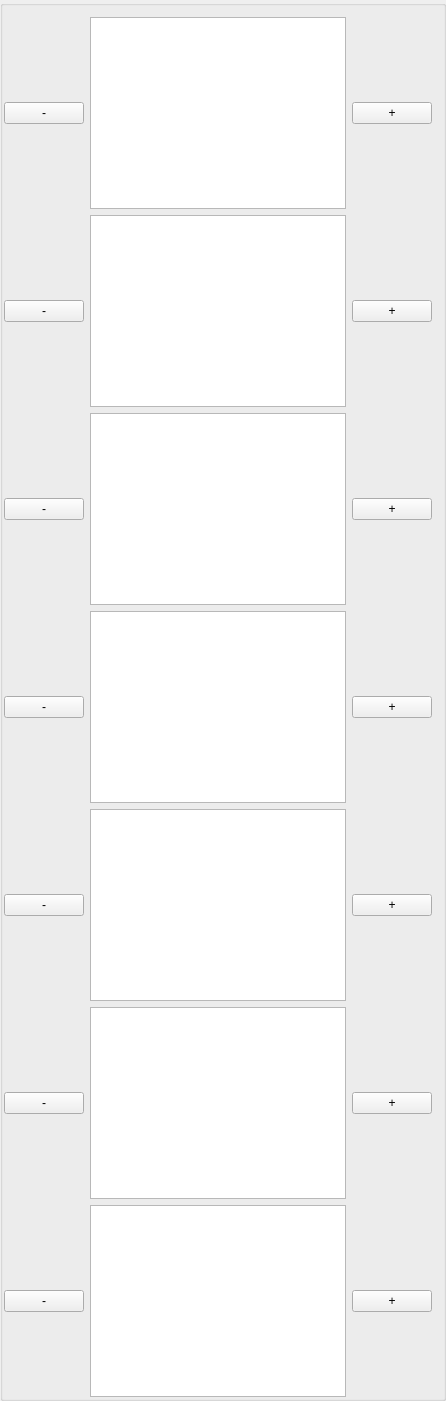
     <widget class="QGroupBox" name="groupBox">
      <layout class="QGridLayout" name="gridLayout">
       <property name="sizeConstraint">
        <enum>QLayout::SetDefaultConstraint</enum>
       </property>
       <property name="leftMargin">
        <number>1</number>
       </property>
       <property name="bottomMargin">
        <number>1</number>
       </property>
       <item row="2" column="1">
        <widget class="QTextEdit" name="textEdit_3">
         <property name="html">
          <string>&lt;!DOCTYPE HTML PUBLIC &quot;-//W3C//DTD HTML 4.0//EN&quot; &quot;http://www.w3.org/TR/REC-html40/strict.dtd&quot;&gt;
&lt;html&gt;&lt;head&gt;&lt;meta name=&quot;qrichtext&quot; content=&quot;1&quot; /&gt;&lt;meta charset=&quot;utf-8&quot; /&gt;&lt;style type=&quot;text/css&quot;&gt;
p, li { white-space: pre-wrap; }
hr { height: 1px; border-width: 0; }
li.unchecked::marker { content: &quot;\2610&quot;; }
li.checked::marker { content: &quot;\2612&quot;; }
&lt;/style&gt;&lt;/head&gt;&lt;body style=&quot; font-family:'Ubuntu'; font-size:11pt; font-weight:400; font-style:normal;&quot;&gt;
&lt;p align=&quot;center&quot; style=&quot;-qt-paragraph-type:empty; margin-top:0px; margin-bottom:0px; margin-left:0px; margin-right:0px; -qt-block-indent:0; text-indent:0px;&quot;&gt;&lt;br /&gt;&lt;/p&gt;&lt;/body&gt;&lt;/html&gt;</string>
         </property>
        </widget>
       </item>
       <item row="1" column="0">
        <widget class="QPushButton" name="pushButton_3">
         <property name="text">
          <string>-</string>
         </property>
        </widget>
       </item>
       <item row="1" column="1">
        <widget class="QTextEdit" name="textEdit_2">
         <property name="html">
          <string>&lt;!DOCTYPE HTML PUBLIC &quot;-//W3C//DTD HTML 4.0//EN&quot; &quot;http://www.w3.org/TR/REC-html40/strict.dtd&quot;&gt;
&lt;html&gt;&lt;head&gt;&lt;meta name=&quot;qrichtext&quot; content=&quot;1&quot; /&gt;&lt;meta charset=&quot;utf-8&quot; /&gt;&lt;style type=&quot;text/css&quot;&gt;
p, li { white-space: pre-wrap; }
hr { height: 1px; border-width: 0; }
li.unchecked::marker { content: &quot;\2610&quot;; }
li.checked::marker { content: &quot;\2612&quot;; }
&lt;/style&gt;&lt;/head&gt;&lt;body style=&quot; font-family:'Ubuntu'; font-size:11pt; font-weight:400; font-style:normal;&quot;&gt;
&lt;p align=&quot;center&quot; style=&quot;-qt-paragraph-type:empty; margin-top:0px; margin-bottom:0px; margin-left:0px; margin-right:0px; -qt-block-indent:0; text-indent:0px;&quot;&gt;&lt;br /&gt;&lt;/p&gt;&lt;/body&gt;&lt;/html&gt;</string>
         </property>
        </widget>
       </item>
       <item row="4" column="2">
        <widget class="QPushButton" name="pushButton_10">
         <property name="text">
          <string>+</string>
         </property>
        </widget>
       </item>
       <item row="4" column="0">
        <widget class="QPushButton" name="pushButton_9">
         <property name="text">
          <string>-</string>
         </property>
        </widget>
       </item>
       <item row="5" column="1">
        <widget class="QTextEdit" name="textEdit_6">
         <property name="html">
          <string>&lt;!DOCTYPE HTML PUBLIC &quot;-//W3C//DTD HTML 4.0//EN&quot; &quot;http://www.w3.org/TR/REC-html40/strict.dtd&quot;&gt;
&lt;html&gt;&lt;head&gt;&lt;meta name=&quot;qrichtext&quot; content=&quot;1&quot; /&gt;&lt;meta charset=&quot;utf-8&quot; /&gt;&lt;style type=&quot;text/css&quot;&gt;
p, li { white-space: pre-wrap; }
hr { height: 1px; border-width: 0; }
li.unchecked::marker { content: &quot;\2610&quot;; }
li.checked::marker { content: &quot;\2612&quot;; }
&lt;/style&gt;&lt;/head&gt;&lt;body style=&quot; font-family:'Ubuntu'; font-size:11pt; font-weight:400; font-style:normal;&quot;&gt;
&lt;p align=&quot;center&quot; style=&quot;-qt-paragraph-type:empty; margin-top:0px; margin-bottom:0px; margin-left:0px; margin-right:0px; -qt-block-indent:0; text-indent:0px;&quot;&gt;&lt;br /&gt;&lt;/p&gt;&lt;/body&gt;&lt;/html&gt;</string>
         </property>
        </widget>
       </item>
       <item row="6" column="1">
        <widget class="QTextEdit" name="textEdit_7">
         <property name="html">
          <string>&lt;!DOCTYPE HTML PUBLIC &quot;-//W3C//DTD HTML 4.0//EN&quot; &quot;http://www.w3.org/TR/REC-html40/strict.dtd&quot;&gt;
&lt;html&gt;&lt;head&gt;&lt;meta name=&quot;qrichtext&quot; content=&quot;1&quot; /&gt;&lt;meta charset=&quot;utf-8&quot; /&gt;&lt;style type=&quot;text/css&quot;&gt;
p, li { white-space: pre-wrap; }
hr { height: 1px; border-width: 0; }
li.unchecked::marker { content: &quot;\2610&quot;; }
li.checked::marker { content: &quot;\2612&quot;; }
&lt;/style&gt;&lt;/head&gt;&lt;body style=&quot; font-family:'Ubuntu'; font-size:11pt; font-weight:400; font-style:normal;&quot;&gt;
&lt;p align=&quot;center&quot; style=&quot;-qt-paragraph-type:empty; margin-top:0px; margin-bottom:0px; margin-left:0px; margin-right:0px; -qt-block-indent:0; text-indent:0px;&quot;&gt;&lt;br /&gt;&lt;/p&gt;&lt;/body&gt;&lt;/html&gt;</string>
         </property>
        </widget>
       </item>
       <item row="3" column="2">
        <widget class="QPushButton" name="pushButton_8">
         <property name="text">
          <string>+</string>
         </property>
        </widget>
       </item>
       <item row="6" column="2">
        <widget class="QPushButton" name="pushButton_14">
         <property name="text">
          <string>+</string>
         </property>
        </widget>
       </item>
       <item row="5" column="2">
        <widget class="QPushButton" name="pushButton_12">
         <property name="text">
          <string>+</string>
         </property>
        </widget>
       </item>
       <item row="5" column="0">
        <widget class="QPushButton" name="pushButton_11">
         <property name="text">
          <string>-</string>
         </property>
        </widget>
       </item>
       <item row="1" column="2">
        <widget class="QPushButton" name="pushButton_4">
         <property name="text">
          <string>+</string>
         </property>
        </widget>
       </item>
       <item row="2" column="2">
        <widget class="QPushButton" name="pushButton_6">
         <property name="text">
          <string>+</string>
         </property>
        </widget>
       </item>
       <item row="2" column="0">
        <widget class="QPushButton" name="pushButton_5">
         <property name="text">
          <string>-</string>
         </property>
        </widget>
       </item>
       <item row="3" column="0">
        <widget class="QPushButton" name="pushButton_7">
         <property name="text">
          <string>-</string>
         </property>
        </widget>
       </item>
       <item row="0" column="0">
        <widget class="QPushButton" name="pushButton_1">
         <property name="text">
          <string>-</string>
         </property>
        </widget>
       </item>
       <item row="3" column="1">
        <widget class="QTextEdit" name="textEdit_4">
         <property name="html">
          <string>&lt;!DOCTYPE HTML PUBLIC &quot;-//W3C//DTD HTML 4.0//EN&quot; &quot;http://www.w3.org/TR/REC-html40/strict.dtd&quot;&gt;
&lt;html&gt;&lt;head&gt;&lt;meta name=&quot;qrichtext&quot; content=&quot;1&quot; /&gt;&lt;meta charset=&quot;utf-8&quot; /&gt;&lt;style type=&quot;text/css&quot;&gt;
p, li { white-space: pre-wrap; }
hr { height: 1px; border-width: 0; }
li.unchecked::marker { content: &quot;\2610&quot;; }
li.checked::marker { content: &quot;\2612&quot;; }
&lt;/style&gt;&lt;/head&gt;&lt;body style=&quot; font-family:'Ubuntu'; font-size:11pt; font-weight:400; font-style:normal;&quot;&gt;
&lt;p align=&quot;center&quot; style=&quot;-qt-paragraph-type:empty; margin-top:0px; margin-bottom:0px; margin-left:0px; margin-right:0px; -qt-block-indent:0; text-indent:0px;&quot;&gt;&lt;br /&gt;&lt;/p&gt;&lt;/body&gt;&lt;/html&gt;</string>
         </property>
        </widget>
       </item>
       <item row="0" column="2">
        <widget class="QPushButton" name="pushButton_2">
         <property name="text">
          <string>+</string>
         </property>
        </widget>
       </item>
       <item row="4" column="1">
        <widget class="QTextEdit" name="textEdit_5">
         <property name="html">
          <string>&lt;!DOCTYPE HTML PUBLIC &quot;-//W3C//DTD HTML 4.0//EN&quot; &quot;http://www.w3.org/TR/REC-html40/strict.dtd&quot;&gt;
&lt;html&gt;&lt;head&gt;&lt;meta name=&quot;qrichtext&quot; content=&quot;1&quot; /&gt;&lt;meta charset=&quot;utf-8&quot; /&gt;&lt;style type=&quot;text/css&quot;&gt;
p, li { white-space: pre-wrap; }
hr { height: 1px; border-width: 0; }
li.unchecked::marker { content: &quot;\2610&quot;; }
li.checked::marker { content: &quot;\2612&quot;; }
&lt;/style&gt;&lt;/head&gt;&lt;body style=&quot; font-family:'Ubuntu'; font-size:11pt; font-weight:400; font-style:normal;&quot;&gt;
&lt;p align=&quot;center&quot; style=&quot;-qt-paragraph-type:empty; margin-top:0px; margin-bottom:0px; margin-left:0px; margin-right:0px; -qt-block-indent:0; text-indent:0px;&quot;&gt;&lt;br /&gt;&lt;/p&gt;&lt;/body&gt;&lt;/html&gt;</string>
         </property>
        </widget>
       </item>
       <item row="6" column="0">
        <widget class="QPushButton" name="pushButton_13">
         <property name="text">
          <string>-</string>
         </property>
        </widget>
       </item>
       <item row="0" column="1">
        <widget class="QTextEdit" name="textEdit">
         <property name="html">
          <string>&lt;!DOCTYPE HTML PUBLIC &quot;-//W3C//DTD HTML 4.0//EN&quot; &quot;http://www.w3.org/TR/REC-html40/strict.dtd&quot;&gt;
&lt;html&gt;&lt;head&gt;&lt;meta name=&quot;qrichtext&quot; content=&quot;1&quot; /&gt;&lt;meta charset=&quot;utf-8&quot; /&gt;&lt;style type=&quot;text/css&quot;&gt;
p, li { white-space: pre-wrap; }
hr { height: 1px; border-width: 0; }
li.unchecked::marker { content: &quot;\2610&quot;; }
li.checked::marker { content: &quot;\2612&quot;; }
&lt;/style&gt;&lt;/head&gt;&lt;body style=&quot; font-family:'Ubuntu'; font-size:11pt; font-weight:400; font-style:normal;&quot;&gt;
&lt;p align=&quot;center&quot; style=&quot;-qt-paragraph-type:empty; margin-top:0px; margin-bottom:0px; margin-left:0px; margin-right:0px; -qt-block-indent:0; text-indent:0px;&quot;&gt;&lt;br /&gt;&lt;/p&gt;&lt;/body&gt;&lt;/html&gt;</string>
         </property>
        </widget>
       </item>
      </layout>
     </widget>
